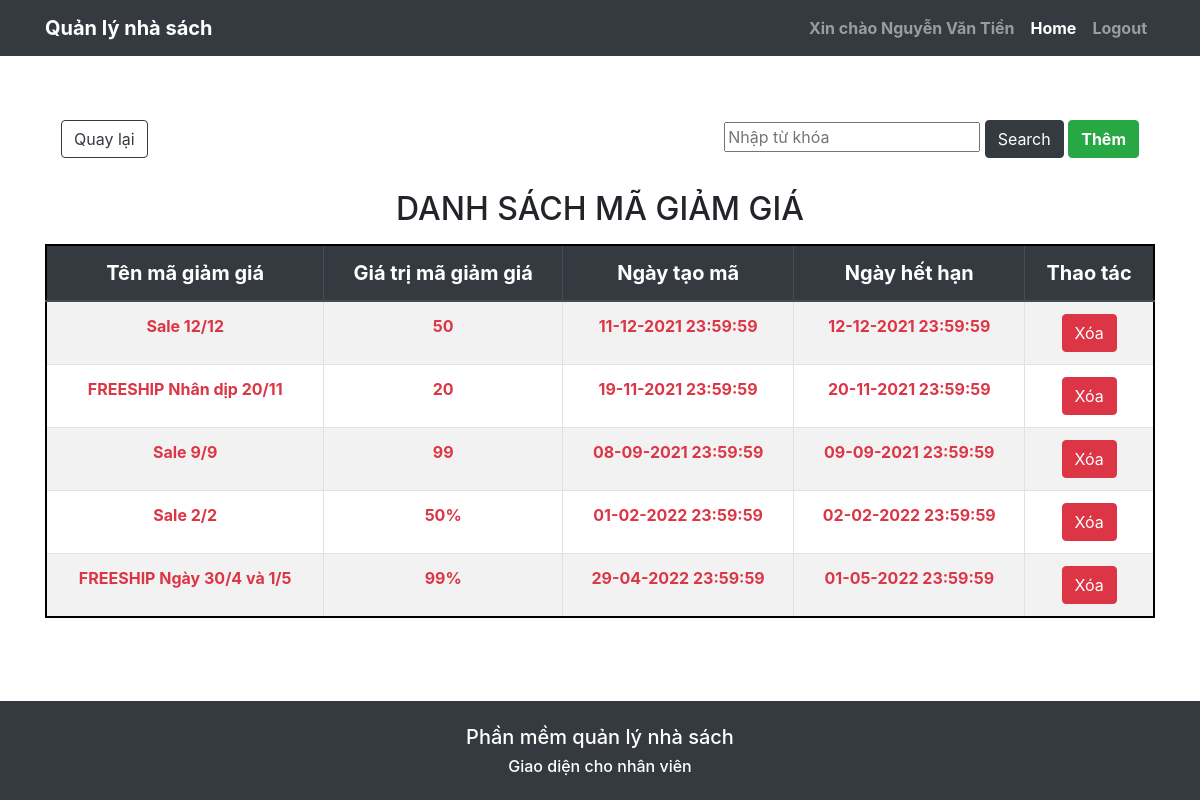
Page /?controller=magiamgia&action=index (signed in) on the committed database.
### tables this page shows
CREATE TABLE `magiamgia` (
  `MaSoMa` char(10) NOT NULL,
  `GiaTriMa` varchar(20) DEFAULT NULL,
  `TenMa` varchar(255) DEFAULT NULL,
  `NgayTaoMa` datetime DEFAULT NULL,
  `NgayHetHan` datetime DEFAULT NULL,
  `MoTa` varchar(255) DEFAULT NULL
);

### controllers/nhanvienquanly/base_controller.php (called while the page is built, shortened)
<?php
    function render($view, $data = array()) {
        extract($data);
        require_once('views/nhanvienquanly/' .$GLOBALS['name'] . '/' . $view . '.php');
        require_once('views/layout/template.php');
    }
?>

### controllers/nhanvienquanly/magiamgia_controller.php (called while the page is built, shortened)
<?php
    require_once('base_controller.php');
    require_once('models/MaGiamGia.php');
    $action();
    function index() {
        $magiamgia = getAll_db();
        $data = array('magiamgia' => $magiamgia);
        render('index', $data);
    }
?>

### route.php (called while the page is built, shortened)
<?php
    include_once("controllers/" . $controller. "_controller.php");
?>

### index.php (called while the page is built, shortened)
<?php
    require_once('route.php');
?>

### models/MaGiamGia.php (called while the page is built, shortened)
<?php
    function getAll_db() {
        $sql = 'select * from magiamgia';
        $conn = get_connection();
        $result = $conn->query($sql);
        $data = array();
        while ($row = $result->fetch_assoc()) {
            $data[] = $row;
        }
        return array('code' => 1, "data" => $data);
    }
?>

### views/nhanvienquanly/magiamgia/index.php (the view, shortened to what this page needs)
<?php
    $error = "";
    $mess = "";
    if (isset($data['code']) && $data["code"] == 1) {
        $magiamgia = $data['magiamgia']["data"];
        if(!isset($magiamgia) || empty($magiamgia)) {
            $error = "Đọc dữ liệu thất bại, vui lòng thử lại sau.";
        }
        else {
            $success = "Xóa dữ liệu thành công";
        }
    }
    else if (isset($data['code']) && $data["code"] == 0) {
        $mess = "Không có dữ liệu nào trùng với từ khóa này";
    }
    else {
        $magiamgia = $data['magiamgia']["data"];
    }
?>
<div class="container p-auto">
    <?php
        if ($error != "") {
            ?>
                <div class="alert alert-danger text-center mt-5 font-weight-bold"><?= $error ?></div>
            <?php
        }
        else {
                ?>
                <div class="mt-5">
                    <a class="btn btn-outline-dark m-3" href="?controller=home&action=index">Quay lại</a>
                    <form class="float-right mr-3 pb-3" action="?controller=magiamgia&action=search" method="post">
                        <input type="text" name="search" placeholder="Nhập từ khóa">
                        <button class="btn btn-dark">Search</button>
                        <a class="btn btn-success my-3 font-weight-bold" href="?controller=magiamgia&action=create">Thêm</a>
                    </form>
                </div>
                <h2 class="text-center m-3">DANH SÁCH MÃ GIẢM GIÁ</h2>
                <?php
                    if ($mess != "") {
                    ?>
                        <div class="alert alert-warning text-center font-weight-bold"><?= $mess ?></div>
                    <?php
                    }
                    else {
                        ?>
                            <table class="table table-hover table-striped text-center table-bordered" style="border: 2px solid black">
                                <thead class="thead-dark" style="font-size: 125%">
                                    <th>Tên mã giảm giá</th>
                                    <th>Giá trị mã giảm giá</th>
                                    <th>Ngày tạo mã</th>
                                    <th>Ngày hết hạn</th>
                                    <th>Thao tác</th>
                                </thead>
                                <tbody>
                                <?php
                                    foreach($magiamgia as $mgg) {
                                        $tz = new DateTimeZone ('Asia/Ho_Chi_Minh');
                                        $objDateTime1 = new DateTime ($mgg['NgayTaoMa'], $tz);
                                        $ngaytao = $objDateTime1->format ('d-m-Y H:i:s');
                                        $objDateTime2 = new DateTime ($mgg['NgayHetHan'], $tz);
                                        $ngayhethan = $objDateTime2->format ('d-m-Y H:i:s');
                                        $maso = $mgg['MaSoMa'];
                                        $ten = $mgg['TenMa'];
                                        $giatri = $mgg['GiaTriMa'];
                                        $tz = new DateTimeZone ("Asia/Ho_Chi_Minh");
                                        $now = new DateTime ("NOW", $tz);
                                        $han = new DateTime ($ngayhethan, $tz);
                                        $mau = "";
                                        if ($han < $now) {
                                            $mau = "text-danger";
                                        }
                                        ?>
                                            <tr role="button" class="<?= $mau ?> font-weight-bold" >
                                                <td class="mgg-chitiet" id=<?= $maso ?>><?= $ten ?></td>
                                                <td class="mgg-chitiet" id=<?= $maso ?>><?= $giatri ?></td>
                                                <td class="mgg-chitiet" id=<?= $maso ?>><?= $ngaytao ?></td>
                                                <td class="mgg-chitiet" id=<?= $maso ?>><?= $ngayhethan ?></td>
                                                <td><button onclick="delete_mgg(event)" id="<?= $maso ?>" class="btn btn-danger">Xóa</button></td>
                                            </tr>
                                        <?php
                                    }
                                ?>
                                </tbody>
                            </table>
                        <?php
                    }
                ?>
            <?php
        }
    ?>
</div>

### style.css (style rules this page uses)
body { min-height: 100vh; display: grid; grid-template-rows: auto 1fr auto; }

### rows in the picture
magiamgia: TenMa "Sale 12/12", GiaTriMa "50", NgayTaoMa "11-12-2021 23:59:59", NgayHetHan "12-12-2021 23:59:59"
magiamgia: TenMa "FREESHIP Nhân dịp 20/11", GiaTriMa "20", NgayTaoMa "19-11-2021 23:59:59", NgayHetHan "20-11-2021 23:59:59"
magiamgia: TenMa "Sale 9/9", GiaTriMa "99", NgayTaoMa "08-09-2021 23:59:59", NgayHetHan "09-09-2021 23:59:59"
magiamgia: TenMa "Sale 2/2", GiaTriMa "50%", NgayTaoMa "01-02-2022 23:59:59", NgayHetHan "02-02-2022 23:59:59"
magiamgia: TenMa "FREESHIP Ngày 30/4 và 1/5", GiaTriMa "99%", NgayTaoMa "29-04-2022 23:59:59", NgayHetHan "01-05-2022 23:59:59"

### other values in the picture
$hoten "Nguyễn Văn Tiền"
